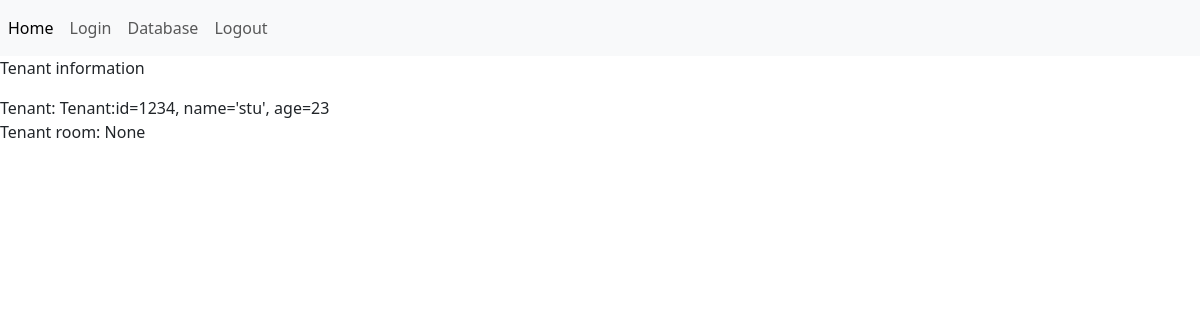
/view/1234, run on an earlier commit of the app's database.
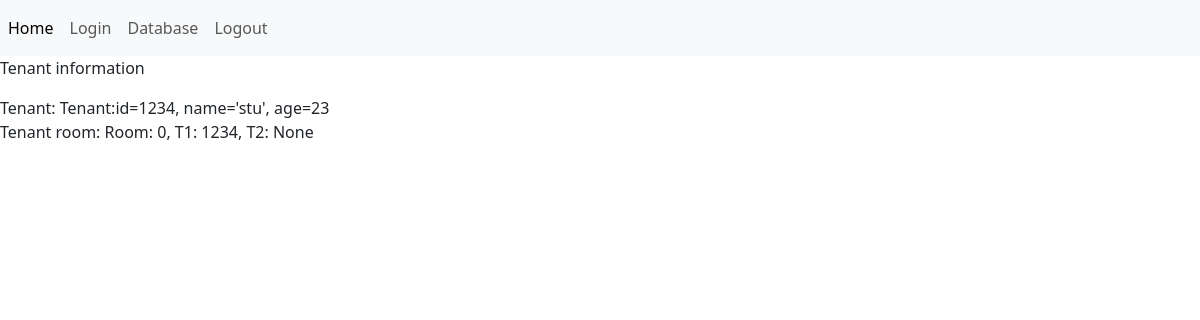
And on a later commit of the database.
### tenant.py (models this page shows, shortened)
class tenant(db.Model):
    id = db.Column(db.Integer, primary_key=True)
    name = db.Column(db.String(50), unique=True)
    age = db.Column(db.Integer)
    def __repr__(self):
        return f"Tenant:id={self.id}, name='{self.name}', age={self.age}"

class room(db.Model):
    roomnum = db.Column(db.Integer, primary_key=True)
    tenant_1 = db.Column(db.Integer, db.ForeignKey("tenant.id"))
    tenant_2 = db.Column(db.Integer, db.ForeignKey("tenant.id"))
    tenant_1_id = db.relationship("tenant", foreign_keys=[tenant_1])
    tenant_2_id = db.relationship("tenant", foreign_keys=[tenant_2])
    def __repr__(self):
        return f"Room: {self.roomnum}, T1: {self.tenant_1}, T2: {self.tenant_2}"

### tenant.py (the view)
@app.route("/view/<int:tenant_id>", methods=["GET", "POST"])
def view(tenant_id):
    tenant_room = room.query.filter_by(tenant_1=tenant_id).first()
    tenant_name = tenant.query.filter_by(id=tenant_id).first()
    if not tenant_room:
        tenant_room = room.query.filter_by(tenant_2=tenant_id).first()
    return render_template(
        "view.html", tenant_name=tenant_name, tenant_room=tenant_room
    )

### templates/view.html
<!DOCTYPE html>
{%extends "index.html"%}
{% block content %}
<p>Tenant information</p>
<form>
    Tenant: {{tenant_name}}
    <br>
    Tenant room: {{tenant_room}}
</form>
{% endblock %}

### templates/index.html (shortened to what this page needs)
<!DOCTYPE html>
<html lang="en">
<head>
    <link href="https://cdn.jsdelivr.net/npm/bootstrap@5.3.0/dist/css/bootstrap.min.css" rel="stylesheet"
>
    <nav class="navbar navbar-expand-lg bg-body-tertiary">
        <div class="collapse navbar-collapse" id="navbarNav">
            <ul class="navbar-nav">
                <li class="nav-item">
                    <a class="nav-link active" aria-current="page" href="/">Home</a>
                </li>
                <li class="nav-item">
                    <a class="nav-link" href="/login">Login</a>
                </li>
                <li class="nav-item">
                    <a class="nav-link" href="/database">Database</a>
                </li>
                <li class="nav-item">
                    <a class="nav-link" href="/logout">Logout</a>
                </li>
            </ul>
        </div>
    </nav>
</head>
<body>
    {%block content%}
    {%endblock%}
</body>
</html>

What changed in the data, as far as the page shows it:
now on this page (row edited): room: roomnum+tenant_1+tenant_2 "Room: 0, T1: 1234, T2: None"
Also different on the page:
{{ tenant_room }}: "None" → (not shown)
